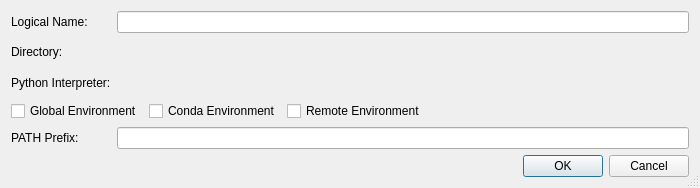
<?xml version="1.0" encoding="UTF-8"?>
<ui version="4.0">
 <class>VirtualenvAddEditDialog</class>
 <widget class="QDialog" name="VirtualenvAddEditDialog">
  <property name="geometry">
   <rect>
    <x>0</x>
    <y>0</y>
    <width>700</width>
    <height>188</height>
   </rect>
  </property>
  <property name="sizeGripEnabled">
   <bool>true</bool>
  </property>
  <layout class="QGridLayout" name="gridLayout">
   <item row="4" column="0">
    <widget class="QLabel" name="label_5">
     <property name="text">
      <string>PATH Prefix:</string>
     </property>
    </widget>
   </item>
   <item row="4" column="1">
    <widget class="QLineEdit" name="execPathEdit">
     <property name="clearButtonEnabled">
      <bool>true</bool>
     </property>
    </widget>
   </item>
   <item row="3" column="0" colspan="2">
    <layout class="QHBoxLayout" name="horizontalLayout">
     <item>
      <widget class="QCheckBox" name="globalCheckBox">
       <property name="toolTip">
        <string>Select,if this is a global environment (i.e. no virtual environment directory to be given)</string>
       </property>
       <property name="whatsThis">
        <string>&lt;b&gt;Global Environment&lt;/b&gt;
&lt;p&gt;Setting this indicates, that the environment is defined globally, i.e. not user specific. Usually such environments cannot be deleted by a standard user. The respective button of the Virtual Environment Manager dialog will be disabled for these entries.&lt;/p&gt;</string>
       </property>
       <property name="text">
        <string>Global Environment</string>
       </property>
      </widget>
     </item>
     <item>
      <widget class="QCheckBox" name="anacondaCheckBox">
       <property name="toolTip">
        <string>Select, if this is a Conda environment</string>
       </property>
       <property name="text">
        <string>Conda Environment</string>
       </property>
      </widget>
     </item>
     <item>
      <widget class="QCheckBox" name="remoteCheckBox">
       <property name="toolTip">
        <string>Select, if this is a remotely accessed environment</string>
       </property>
       <property name="text">
        <string>Remote Environment</string>
       </property>
      </widget>
     </item>
     <item>
      <spacer name="horizontalSpacer">
       <property name="orientation">
        <enum>Qt::Horizontal</enum>
       </property>
       <property name="sizeHint" stdset="0">
        <size>
         <width>40</width>
         <height>20</height>
        </size>
       </property>
      </spacer>
     </item>
    </layout>
   </item>
   <item row="5" column="0" colspan="2">
    <widget class="QDialogButtonBox" name="buttonBox">
     <property name="orientation">
      <enum>Qt::Horizontal</enum>
     </property>
     <property name="standardButtons">
      <set>QDialogButtonBox::Cancel|QDialogButtonBox::Ok</set>
     </property>
    </widget>
   </item>
   <item row="2" column="1">
    <widget class="EricPathPicker" name="pythonExecPicker" native="true">
     <property name="sizePolicy">
      <sizepolicy hsizetype="Expanding" vsizetype="Preferred">
       <horstretch>0</horstretch>
       <verstretch>0</verstretch>
      </sizepolicy>
     </property>
     <property name="focusPolicy">
      <enum>Qt::WheelFocus</enum>
     </property>
     <property name="toolTip">
      <string>Enter the Python interpreter of the virtual environment</string>
     </property>
    </widget>
   </item>
   <item row="1" column="1">
    <widget class="EricPathPicker" name="targetDirectoryPicker" native="true">
     <property name="sizePolicy">
      <sizepolicy hsizetype="Expanding" vsizetype="Preferred">
       <horstretch>0</horstretch>
       <verstretch>0</verstretch>
      </sizepolicy>
     </property>
     <property name="focusPolicy">
      <enum>Qt::WheelFocus</enum>
     </property>
     <property name="toolTip">
      <string>Enter the directory of the virtual environment</string>
     </property>
    </widget>
   </item>
   <item row="0" column="1">
    <widget class="QLineEdit" name="nameEdit">
     <property name="toolTip">
      <string>Enter a unique name for the virtual environment</string>
     </property>
     <property name="clearButtonEnabled">
      <bool>true</bool>
     </property>
    </widget>
   </item>
   <item row="2" column="0">
    <widget class="QLabel" name="label_3">
     <property name="text">
      <string>Python Interpreter:</string>
     </property>
    </widget>
   </item>
   <item row="0" column="0">
    <widget class="QLabel" name="label">
     <property name="text">
      <string>Logical Name:</string>
     </property>
    </widget>
   </item>
   <item row="1" column="0">
    <widget class="QLabel" name="label_2">
     <property name="text">
      <string>Directory:</string>
     </property>
    </widget>
   </item>
  </layout>
 </widget>
 <customwidgets>
  <customwidget>
   <class>EricPathPicker</class>
   <extends>QWidget</extends>
   <header>EricWidgets/EricPathPicker.h</header>
   <container>1</container>
  </customwidget>
 </customwidgets>
 <tabstops>
  <tabstop>nameEdit</tabstop>
  <tabstop>targetDirectoryPicker</tabstop>
  <tabstop>pythonExecPicker</tabstop>
  <tabstop>globalCheckBox</tabstop>
  <tabstop>anacondaCheckBox</tabstop>
  <tabstop>remoteCheckBox</tabstop>
  <tabstop>execPathEdit</tabstop>
 </tabstops>
 <resources/>
 <connections>
  <connection>
   <sender>buttonBox</sender>
   <signal>accepted()</signal>
   <receiver>VirtualenvAddEditDialog</receiver>
   <slot>accept()</slot>
   <hints>
    <hint type="sourcelabel">
     <x>248</x>
     <y>254</y>
    </hint>
    <hint type="destinationlabel">
     <x>157</x>
     <y>274</y>
    </hint>
   </hints>
  </connection>
  <connection>
   <sender>buttonBox</sender>
   <signal>rejected()</signal>
   <receiver>VirtualenvAddEditDialog</receiver>
   <slot>reject()</slot>
   <hints>
    <hint type="sourcelabel">
     <x>316</x>
     <y>260</y>
    </hint>
    <hint type="destinationlabel">
     <x>286</x>
     <y>274</y>
    </hint>
   </hints>
  </connection>
 </connections>
</ui>
